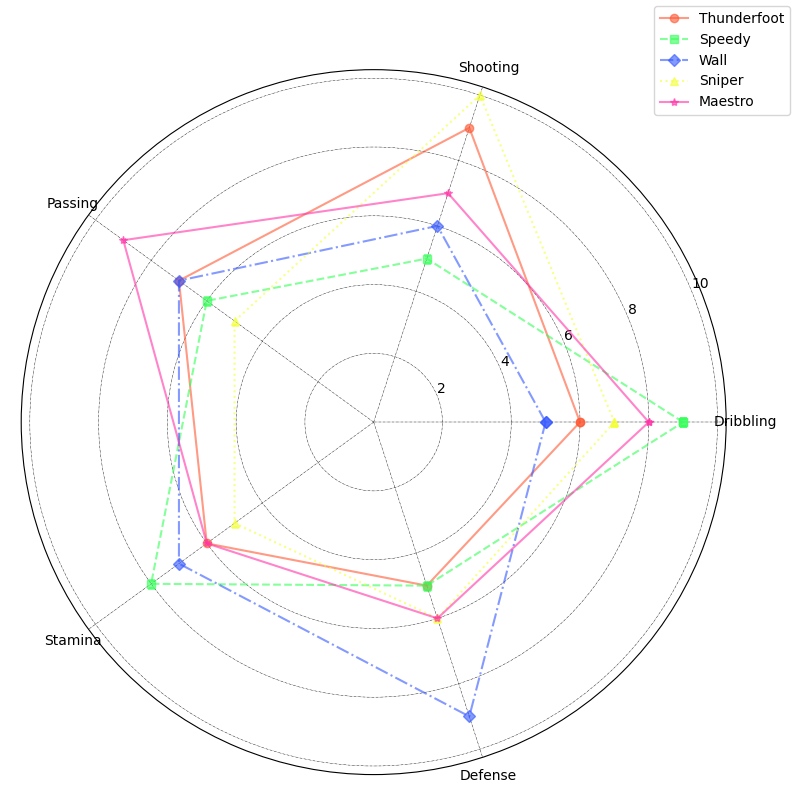

Here is the Python script that generated this plot:
import matplotlib.pyplot as plt
import numpy as np

players = ['Thunderfoot', 'Speedy', 'Wall', 'Sniper', 'Maestro']
skills = ['Dribbling', 'Shooting', 'Passing', 'Stamina', 'Defense']

performance_data = [
    [6, 9, 7, 6, 5], 
    [9, 5, 6, 8, 5], 
    [5, 6, 7, 7, 9], 
    [7, 10, 5, 5, 6],
    [8, 7, 9, 6, 6]   
]

performance_data = [player + [player[0]] for player in performance_data]

num_vars = len(skills)
angles = np.linspace(0, 2 * np.pi, num_vars, endpoint=False).tolist()
angles += angles[:1]

fig, ax = plt.subplots(figsize=(8, 8), subplot_kw=dict(polar=True))

marker_styles = ['o', 's', 'D', '^', '*']
line_styles = ['-', '--', '-.', ':', '-']
colors = ['#FF5733', '#33FF57', '#3357FF', '#F3FF33', '#FF33A8']  # New color set

for i, player_data in enumerate(performance_data):
    ax.plot(angles, player_data, marker=marker_styles[i % len(marker_styles)], linestyle=line_styles[i % len(line_styles)], color=colors[i % len(colors)], label=players[i], alpha=0.6)

ax.set_xticks(angles[:-1])
ax.set_xticklabels(skills)

ax.grid(color='black', linestyle='-.', linewidth=0.3)

ax.legend(loc='upper right', bbox_to_anchor=(1.1, 1.1))

plt.tight_layout()
plt.show()
